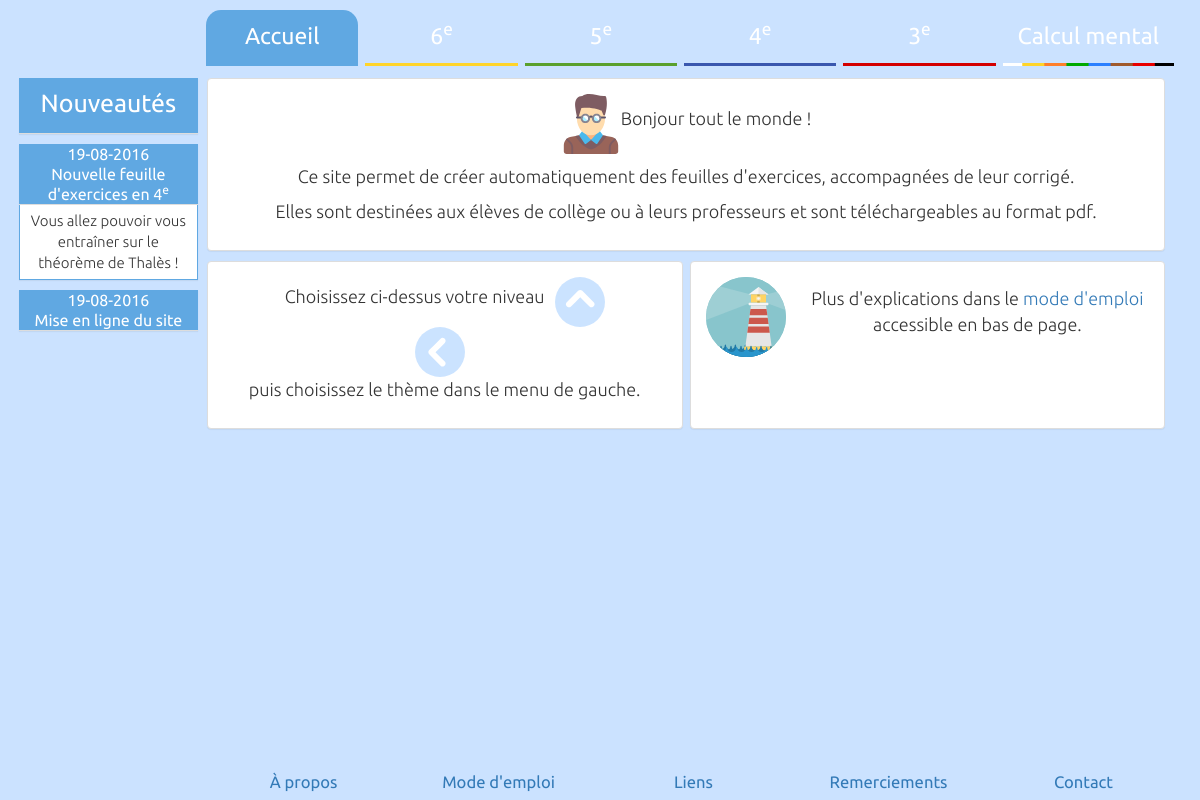
Before: / with the older database file.
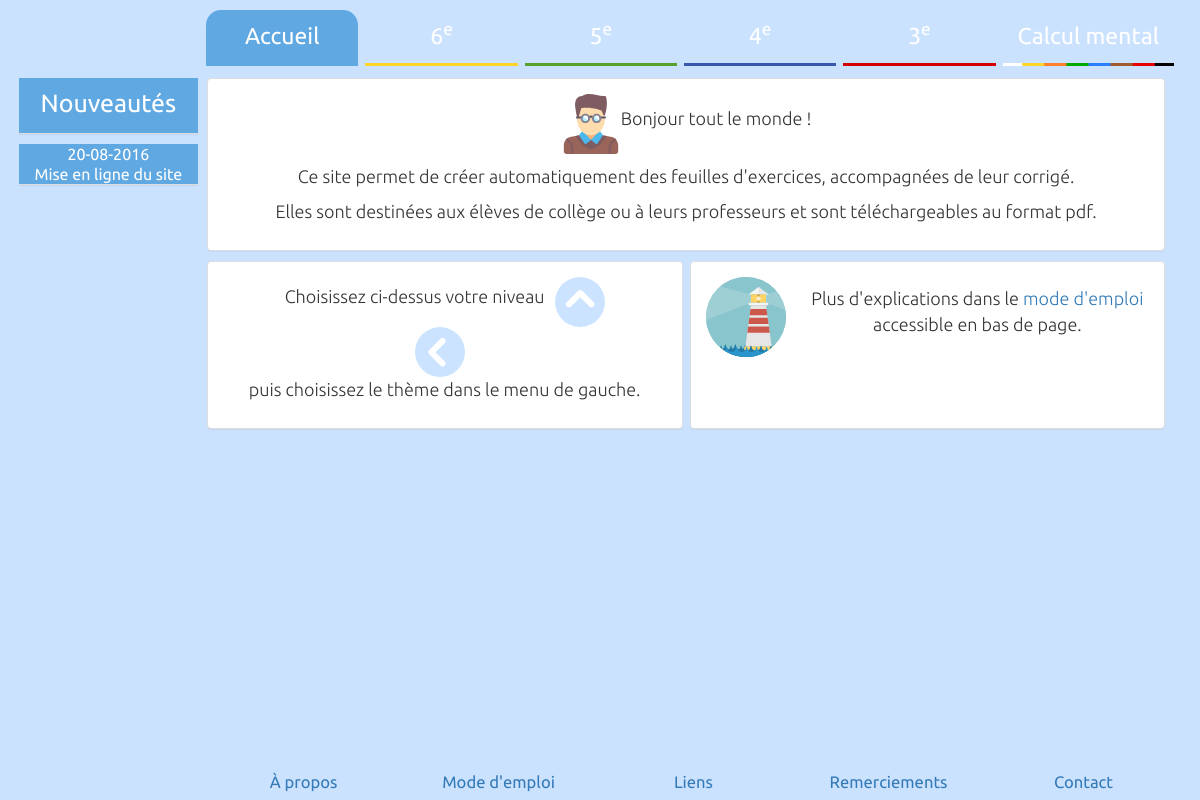
After: the same page with the newer database file.
### pages/models.py (models this page shows, shortened)
class Category(models.Model):
    class Meta:
        verbose_name_plural = "categories"
    order = models.PositiveSmallIntegerField()
    name = models.CharField(max_length=100)
    html_name = models.CharField(max_length=100, default='unset')
    slug = models.SlugField(max_length=100, default='unset')
    text = models.TextField()

class News(models.Model):
    class Meta:
        verbose_name_plural = "news"
    date = models.DateField(auto_now_add=True)
    title = models.CharField(max_length=100)
    html_title = models.CharField(max_length=100, default='unset')
    content = models.TextField(blank=True)

class FooterCategory(models.Model):
    class Meta:
        verbose_name_plural = "footer categories"
    order = models.PositiveSmallIntegerField()
    name = models.CharField(max_length=100)
    html_name = models.CharField(max_length=100, default='unset')
    slug = models.SlugField(max_length=100, default='unset')
    text = models.TextField()

### pages/views.py (the view)
# urls.py: 2. Add a URL to urlpatterns:  url(r'^$', views.home, name='home')
def home(request):
    return build(request, category='accueil')

### templates/home.html
{% extends 'default.html' %}
{% block leftmenu %}
  <div class="panel panel-default news-panel">
    <div class="panel-heading clearfix news-heading news-main-heading">
      <h3 class="panel-title news-title news-main-title">Nouveautés</h3>
    </div>
  </div>
  {% for news_date, news_title, news_html_title, news_content in news_data %}
    <div class="panel panel-default news-panel">
      <div class="panel-heading news-heading">
        {% if news_html_title == 'unset' %}
        <h3 class="panel-title news-title news-small-title">{{ news_date }} {{ news_title }}</h3>
        {% else %}
        <h3 class="panel-title news-title news-small-title">{{ news_date }} {{ news_html_title|safe }}</h3>
        {% endif %}
      </div>
      {% if news_content != '' %}
        <div class="panel-body news-body">
          {{ news_content|safe }}
        </div>
      {% endif %}
    </div>
  {% endfor %}
{% endblock %}

### templates/default.html (shortened to what this page needs)
{% extends 'layout.html' %}
{% block navigation %}
<div class="col-md-12 navbar_row" role="navigation">
  <ul class="nav nav-pills navbar_entries">
    {% for slug, link, entry, html_entry in navbar_data %}
      {% if active_category == entry %}
        <li role="presentation" class="active navbar_entry navbar_active_{{ slug }}">
      {% else %}
        <li role="presentation" class="navbar_entry navbar_{{ slug }}">
      {% endif %}
          {% if html_entry == 'unset' %}
          <a href="{{ link }}">{{ entry }}</a>
          {% else %}
          <a href="{{ link }}">{{ html_entry|safe }}</a>
          {% endif %}
        </li>
    {% endfor %}
  </ul>
</div>
{% endblock %}
{% block main_content %}
<div class="category-content" id="main_content_{{ category_slug }}">
  {{ category_content|safe }}
</div>
{% endblock %}
{% block footer %}
<div class="footer row">
  <div class="col-md-12 footer_row" role="navigation">
    <ul class="footer-entries">
      {% for link, entry in footer_data %}
        {% if active_category == entry %}
          <li role="presentation" class="active footer_entry active_footer_entry">
            <a href="/{{ link }}/">{{ entry }}</a>
          </li>
        {% else %}
          <li role="presentation" class="footer_entry">
            <a href="/{{ link }}/">{{ entry }}</a>
          </li>
        {% endif %}
      {% endfor %}
    </ul>
  </div>
</div>
{% endblock %}

### templates/layout.html (shortened to what this page needs)
<!DOCTYPE html>
<html>
  <head>
    <link rel="stylesheet" type="text/css" href="/static/css/bootstrap.min.css"/>
    <link rel="stylesheet" type="text/css" href="/static/css/styles.css"/>
  </head>
  <body class="container-fluid">
    <div class="wrapper">
      <div class="body">
        <div class="row">
          {% block navigation %}{% endblock %}
        </div>
        <div class="row">
          <div class="col-md-2 leftmenu_col" role="navigation">
            {% block leftmenu %}{% endblock %}
          </div>
          <div class="col-md-10 main">
            {% block main_content %}{% endblock %}
          </div>
        </div>
      </div>
      {% block footer %}{% endblock %}
    </div>
  </body>
</html>

### static/css/styles.css (style rules this page uses)
html { overflow-y: scroll; }
html, body { margin: 0; padding: 0; height: 100%; }
.body { padding: 10px; padding-bottom: 30px ; }
body { background-color: rgba(172,210,255,0.625); font-family: ubunturegular; font-size: 200%; }
img { max-width: 100%; height: auto; vertical-align: top; }
.wrapper { display: none; min-height: 100%; position: relative; }
.nav-pills > li > a { border-top-left-radius: 15px; border-top-right-radius: 15px; border-bottom-left-radius: 0; border-bottom-right-radius: 0; }
.panel { margin: 0; padding: 0; width: 33%; text-align: center; margin-bottom: 10px; }
.panel-body { font-family: ubuntulight; font-size: 90%; }
.navbar_row { padding: 0; margin-bottom: 1%; margin-left: 0.28%; }
@media screen and (max-width: 1350px) { .navbar_entries { font-size: 115%; } }
.navbar_entries { display: flex; flex-wrap: wrap; margin: 0; padding: 0; margin-left: 16.33%; width: 83.33%; }
.navbar_entry { min-width: 16%; padding-right: 0.5%; text-align: center; }
.nav-pills > li.navbar_active_accueil > a, .nav-pills > li.navbar_active_accueil > a:hover, .nav-pills > li.navbar_active_accueil > a:focus, .nav-pills > li.navbar_accueil > a:hover, .nav-pills > li.navbar_accueil > a:focus { color: #fff; background-color: #60a8e2; border-bottom-style: solid; border-bottom-color: #60a8e2; border-bottom-width: 3px; transition: all 0.6s ease 0s; }
.nav-pills > li.navbar_6e > a { color: #fff; border-bottom-style: solid; border-bottom-color: #ffd42a; border-bottom-width: 3px; transition: all 0.6s ease 0s; }
.nav-pills > li.navbar_5e > a { color: #fff; border-bottom-style: solid; border-bottom-color: #5aa02c; border-bottom-width: 3px; transition: all 0.6s ease 0s; }
.nav-pills > li.navbar_4e > a { color: #fff; border-bottom-style: solid; border-bottom-color: #3a57ae; border-bottom-width: 3px; transition: all 0.6s ease 0s; }
.nav-pills > li.navbar_3e > a { color: #fff; border-bottom-style: solid; border-bottom-color: #d40000; border-bottom-width: 3px; transition: all 0.6s ease 0s; }
.nav-pills > li.navbar_calcul-mental > a { color: #fff; transition: all 0.6s ease 0s; border-bottom-style: solid; border-bottom-width: 3px; border-image: url("/static/pics/couleurs_ceintures_ext.png"); border-image-slice: 3; }
.news-panel { border-radius: 0; border-width: 0; width: 100%; }
.news-main-heading { max-height: 10; min-height: 10; }
.news-heading { background-color: #60a8e2; padding: 0; }
.news-title { color: #fff; background-color: #60a8e2; height: 100%; }
.news-main-title { font-size: 125%; height: 55px; line-height: 50px; width: 100%; }
.news-small-title { line-height: 20px; }
.leftmenu_col { padding-right: 0.75%; padding-left: 0.75%; }
.col-md-10, .main { color: #333; }
.main { margin: 0; padding: 0; }
div.category-content { display: flex; flex-wrap: wrap; }
.vcentered-category-tile { display: flex; justify-content: center; align-items: center; }
.panel-wide { width: 97.5%; }
.panel-half, .panel-left-half { width: 48.4%; margin-right: 0.75%; }
.panel-right-half { width: 48.3%; margin-right: 0; }
.tile-content { display: flex; flex-wrap: wrap; justify-content: center; align-items: center; }
.footer { bottom: 0; height: 30px; margin: 0; padding: 0; position: absolute; width: 100%; }
.footer_row { margin-left: 16.33%; padding: 0; width: 83.33%; }
.footer-entries { list-style-type: none; display: flex; margin: 0; padding: 0; }
.footer_entry { font-size: 83%; margin: 0; min-width: 20%; padding: 0; text-align: center; }

Changed rows visible on the page:
removed News: news_data "Nouvelle feuille d'exercices en 4 e", news_data "Vous allez pouvoir vous entraîner sur le théorème de Thalès !"
Other visible differences:
new list line: "20-08-2016"
list line gone: "19-08-2016"
